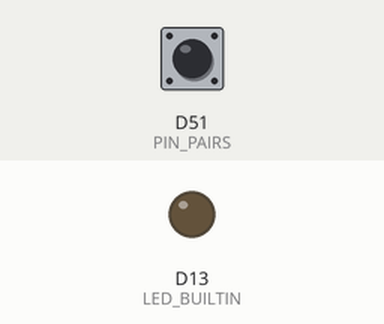
The sketch below on a simulated Arduino Due. Parts: output pins drawn as LEDs (lit = HIGH). Inputs (shaded band) come from the test bench; at power-on: D51 (PIN_PAIRS) HIGH.

Above: at 1.2 s.
1.3 s: D51 (PIN_PAIRS) pulled LOW for 0.15 s
At 1.37 s:
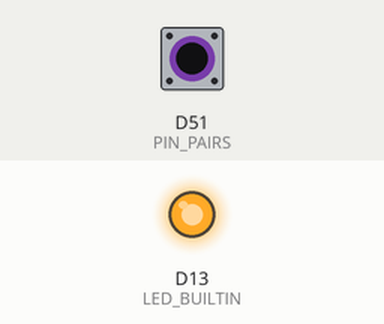
2.9 s: D51 (PIN_PAIRS) pulled LOW for 3.2 s
At 7.2 s:
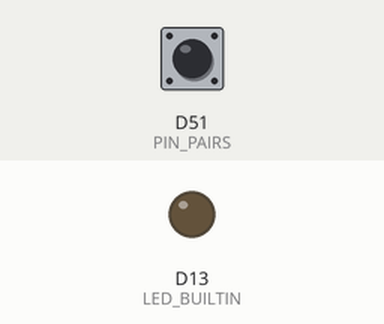
Timing chart, 0 to 8.7 s (numbered marks = the images above; inputs shaded):
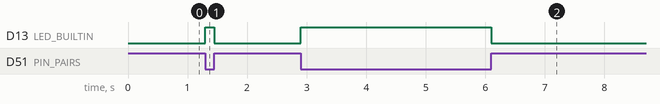

Measured:
- after the input at 1.3 s, D13 (LED_BUILTIN): LOW → HIGH at once, → LOW 0.15 s later
- after the input at 2.9 s, D13 (LED_BUILTIN): LOW → HIGH at once, → LOW 3.2 s later

The sketch:

test_lights.ino
```cpp
struct PinPair {
  uint8_t in;
  uint8_t out;
};

static const struct PinPair PIN_PAIRS[] = {
  {51, LED_BUILTIN},
};


void setup() {
  // put your setup code here, to run once:
  for (size_t i=0; i<1; i++) {
    uint8_t out_pin = PIN_PAIRS[i].out;
    uint8_t in_pin = PIN_PAIRS[i].in;
    pinMode(out_pin, OUTPUT);
    digitalWrite(out_pin, LOW);
    pinMode(in_pin, INPUT_PULLUP);
  }
}

void loop() {
  for (size_t i=0; i<1; i++) {
    uint8_t in_pin = PIN_PAIRS[i].in;
    uint8_t out_pin = PIN_PAIRS[i].out;
    if (digitalRead(in_pin) == LOW) {
      digitalWrite(out_pin, HIGH);
    } else {
      digitalWrite(out_pin, LOW);
    }
  }
  delay(1);
}
```
